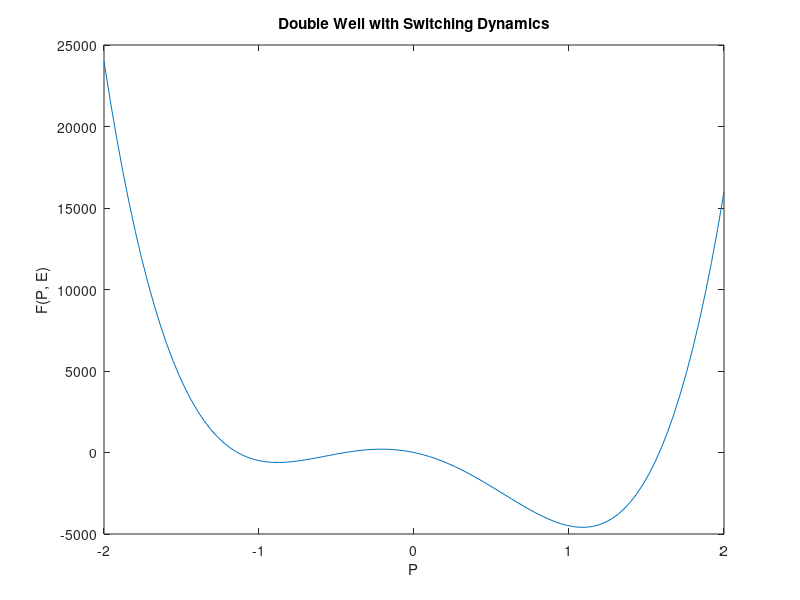
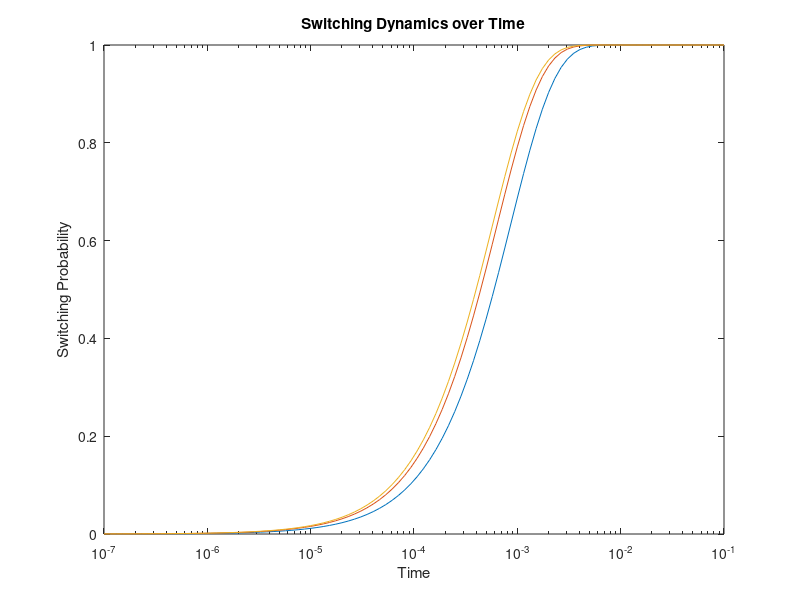
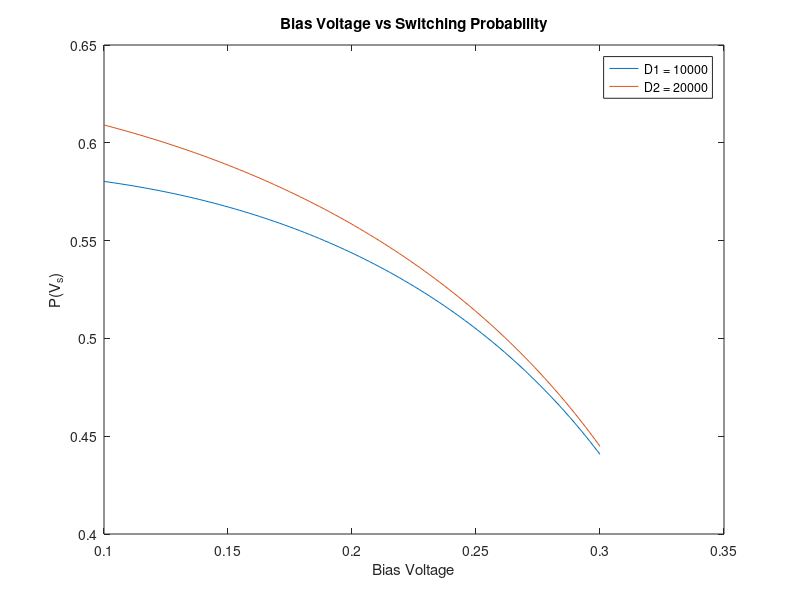
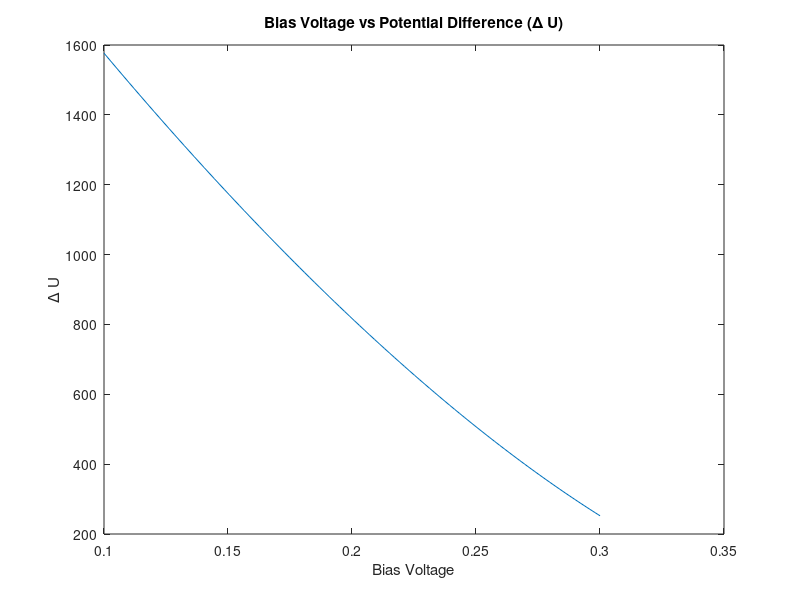

Reproduce these figures in MATLAB, in order. (Note: this script raises an error after producing the figures.)
% Initialization
alpha = -1e4;
beta = 1e4;

% Function definitions
F = @(P, E) (alpha*P.^2)/2 + (beta*P.^4)/4 - beta*P.*E;

% Plot Double Well with Switching Dynamics
P = linspace(-2, 2, 100);
E = 0.2;
figure;
plot(P,F(P,E));
xlabel('P');
ylabel('F(P, E)');
title('Double Well with Switching Dynamics');

% Solve for PA, PB, PC using fsolve
solFP = @(P, E) alpha*P + beta*P.^3 - beta*E;

function [PA, PB, PC] = findPAPC(E, solFP)
    PA = fsolve(@(P) solFP(P, E), -2);
    PB = fsolve(@(P) solFP(P, E), 2);
    PC = fsolve(@(P) solFP(P, E), 0);
end

% Function to find Kramers time
function rk = findrk(Vpluse, D, alpha, beta)
    E = Vpluse;
    [PA, ~, PC] = findPAPC(E, @(P, E) alpha*P + beta*P.^3 - beta*E);
    F2derPA = alpha + 3*beta*PA^2;
    F2derPC = alpha + 3*beta*PC^2;
    deltaF = abs((alpha*PC^2)/2 + (beta*PC^4)/4 - beta*PC*E - ((alpha*PA^2)/2 + (beta*PA^4)/4 - beta*PA*E));
    
    % Kramers time calculation
    rk = sqrt(abs(F2derPA * F2derPC)) / (2*pi) * exp(-deltaF / D);
end

% Function to find dU
function [du,PA,PC] = finddU(Vpluse, alpha, beta)
    E = Vpluse;
    [PA, ~, PC] = findPAPC(E, @(P, E) alpha*P + beta*P.^3 - beta*E);
    du = abs((alpha*PC^2)/2 + (beta*PC^4)/4 - beta*PC*E - ((alpha*PA^2)/2 + (beta*PA^4)/4 - beta*PA*E));
end

% Example usage
Vps = 0.25;
D = 1000;
rk = findrk(Vps, D, alpha, beta);

% Time and Rate calculation for different voltages
Vp = 0.3;
tp = logspace(-7, -1, 100);
D = 10000;

figure;
semilogx(tp, 1 - exp(-tp * findrk(Vp, D, alpha, beta)));
hold on;
semilogx(tp, 1 - exp(-tp * findrk(0.2, D, alpha, beta)));
semilogx(tp, 1 - exp(-tp * findrk(0.1, D, alpha, beta)));
xlabel('Time');
ylabel('Switching Probability');
title('Switching Dynamics over Time');

% Bias voltage vs. switching probability at two noise levels
Vps = linspace(0.1, 0.3, 100);
D1 = 10000;
D2 = 20000;
tps = 5e-4;

P1 = zeros(1, length(Vps));
P2 = zeros(1, length(Vps));

for i = 1:length(Vps)
    rk1 = findrk(Vps(i), D1, alpha, beta);
    P1(i) = 1 - exp(-tps * rk1);
    rk2 = findrk(Vps(i), D2, alpha, beta);
    P2(i) = 1 - exp(-tps * rk2);
end

figure;
plot(Vps, P1, Vps, P2);
xlabel('Bias Voltage');
ylabel('P(V_s)');
title('Bias Voltage vs Switching Probability');
legend('D1 = 10000', 'D2 = 20000');

% Bias voltage vs. Delta U
DU = zeros(1, length(Vps));
PA = zeros(1, length(Vps));
PC = zeros(1, length(Vps));

for i = 1:length(Vps)
    [DU(i),PA(i),PC(i)] = finddU(Vps(i), alpha, beta);
end

figure;
plot(Vps, DU);
xlabel('Bias Voltage');
ylabel('\Delta U');
title('Bias Voltage vs Potential Difference (\Delta U)');

figure;
plot(Vps, PA);
xlabel('Bias Voltage');
ylabel('PA');
title('min point');

figure;
plot(Vps, PC);
xlabel('Bias Voltage');
ylabel('PC');
title('max point');

%% Simulink output ploting (set P track, fixed noise)
d = out;
time = out.tout;
Pset = squeeze(out.p_set.signals.values);
Ptrk = squeeze(out.P_track.signals.values);
Dext = squeeze(out.Dext.signals.values);

figure(1);
clf;  % clear previous content

% Set figure size (in inches): [left bottom width height]
set(gcf, 'Units', 'inches', 'Position', [1, 1, 15, 5]);  % 6x4 inch figure

% Plot curves
plot(time, Pset, 'LineWidth', 1.5, 'DisplayName', 'P_{set}');
hold on;
plot(time, Ptrk, 'LineWidth', 1.5, 'DisplayName', 'P_{trk}');
ylim([0,1]);

% Labels and legend
xlabel('Time (s)', 'FontSize', 12);
ylabel('Probability (P)', 'FontSize', 12);
title('Probability Setpoint vs Tracked', 'FontSize', 14);
legend('Location', 'best');
grid on;

% Improve aesthetics
set(gca, 'FontSize', 11);
box on;

% Save as PDF in current folder
print(gcf, 'Probability_track', '-dpdf');

%% Simulink output ploting (set P track, variable noise)

d = out;
time1 = out.tout;
Ptrk1 = squeeze(out.P_track1.signals.values);
Pset1 = 0.5*ones(length(Ptrk1),1);
Dext = squeeze(out.Dext.signals.values);

figure(1);
clf;  % clear previous content

% Set figure size (in inches): [left bottom width height]
set(gcf, 'Units', 'inches', 'Position', [1, 1, 15, 5]);  % 6x4 inch figure

% Plot curves
plot(time1, Pset1, 'LineWidth', 1.5, 'DisplayName', 'P_{set}');
hold on;
plot(time1, Ptrk1, 'LineWidth', 1.5, 'DisplayName', 'P_{trk}');
ylim([0,1]);
hold off;

% Labels and legend
xlabel('Time (s)', 'FontSize', 12);
ylabel('Probability (P)', 'FontSize', 12);
title('Probability Setpoint vs Tracked', 'FontSize', 14);
legend('Location', 'best');
grid on;

% Improve aesthetics
set(gca, 'FontSize', 11);
box on;

% Save as PDF in current folder
print(gcf, 'Probability_track1', '-dpdf');


figure(2);
clf;  % clear previous content

% Set figure size (in inches): [left bottom width height]
set(gcf, 'Units', 'inches', 'Position', [1, 1, 15, 5]);  % 6x4 inch figure
plot(Dext);
% Improve aesthetics
set(gca, 'FontSize', 11);
box on;

% Save as PDF in current folder
print(gcf, 'dext_variation', '-dpdf');